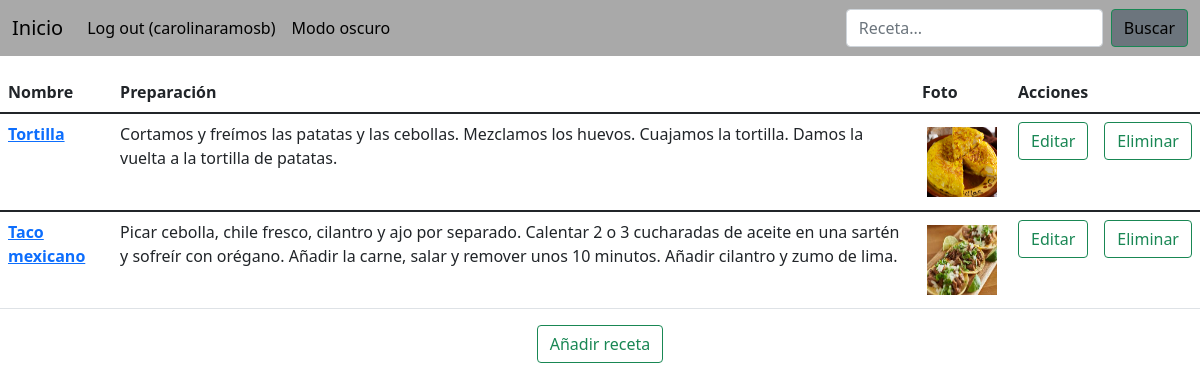
The app's page / (signed in) with its own data.
### recetas/models.py (models this page shows, shortened)
class Receta(models.Model):
  nombre       = models.CharField(max_length=200)
  preparación  = models.TextField(max_length=5000)
  foto         = models.FileField(upload_to='media/fotos')

### recetas/views.py (the view)
# urls.py: path('', views.index, name='index'),
def index(request):
    receta_list = Receta.objects.all()
    context = {'object_list' : receta_list}
    return render (request, "index.html", context)

### recetas/templates/index.html (shortened to what this page needs)
<!DOCTYPE html>
<html lang="en">
  <head>
    <link href="https://cdn.jsdelivr.net/npm/bootstrap@5.1.3/dist/css/bootstrap.min.css" rel="stylesheet">
  </head>
  <body>
    <nav class="navbar navbar-expand-sm mb-3" style = "background-color: darkgrey">
      <div class="container-fluid">
        <a class="navbar-brand" style = "color: black" href="{% url 'index' %}">Inicio</a>
        <div class="collapse navbar-collapse" id="navbarCollapse">
          <ul class="navbar-nav me-auto mb-2 mb-md-0">
            <li class="nav-item">
              <div class="autentificacion">
                {% if user.is_authenticated %}
                  <a class="nav-link"  style="color:black" href="{% url 'logout' %}?next={{ request.path }}">Log out ({{user.get_username}})</a>
                {% else %}
                  <a class="nav-link" style = "color: black" href="{% url 'login' %}?next={{ request.path }}">Log in</a>
                {% endif %}
              </div>
            </li>
            <form action = "index_oscuro" method = "get">
              <li class="nav-item">
                <a class="nav-link" style = "color: black" href="{% url 'index_oscuro' %}">Modo oscuro</a>
              </li>
            </form>
          </ul>
          <form action = "busqueda" method = "get" class="d-flex">
            <input class="form-control me-2" type="search" placeholder="Receta..." aria-label="busqueda" name="q">
            <button class="btn btn-outline-success btn-secondary" style="color:black" type="submit">Buscar</button>
          </form>
        </div>
      </div>
    </nav>
  {%block mostrar%}
  <div class = "table-responsive">
    <table class="table table-stripped table-md">
      <thead>
        <tr>
          <th scope="col">Nombre</th>
          <th scope="col">Preparación</th>
          <th scope="col">Foto</th>
          <th scope="col">Acciones</th>
        </tr>
      </thead>
      {%for Receta in object_list%}
      <tbody>
        <tr>
          <th scope="row"><a href="{% url 'receta' Receta.nombre %}">{{Receta.nombre}}</th>
          <td>{{Receta.preparación}}</td>
          <td><img style = "padding: 5px" width = "80" height = "80"src = "/{{ Receta.foto }}"/> </td>
          <td> <a href="{% url 'editar' Receta.id %}" class="btn btn-outline-success">Editar</a></td>
          <td> <a href="{% url 'eliminar' Receta.id %}" class="btn btn-outline-success">Eliminar</a></td>
        </tr>
      </tbody>
      {%endfor%}
    </table>
    <div class="col text-center">
      <form action = "añadir" method = "get" >
        <button class="btn btn-outline-success" href="/añadir" input type="submit">Añadir receta</button>
      </form>
    </div>
  </div>
  {%endblock%}
  </body>
</html>

### records on screen
Receta: nombre "Tortilla", preparación "Cortamos y freímos las patatas y las cebollas. Mezclamos los huevos. Cuajamos la tortilla. Damos la vuelta a la tortilla de patatas.", foto (picture)
Receta: nombre "Taco mexicano", preparación "Picar cebolla, chile fresco, cilantro y ajo por separado. Calentar 2 o 3 cucharadas de aceite en una sartén y sofreír con orégano. Añadir la carne, salar y remover unos 10 minutos. Añadir cilantro y zumo de lima.", foto (picture)

### other values on screen
{{ user.get_username }} "carolinaramosb"
